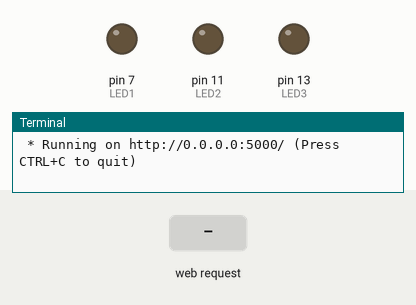
Bench run of a program on a simulated Raspberry Pi (header pin numbers). Parts: output pins drawn as LEDs (lit = HIGH), the last lines printed to the terminal. Inputs (shaded band) come from the test bench. The clock reads 2024-03-15 10:24:30 at power-on unless the program sets it.

Above: at 1.2 s.
1.3 s: HTTP request for /ouvrir1 received
At 1.7 s:
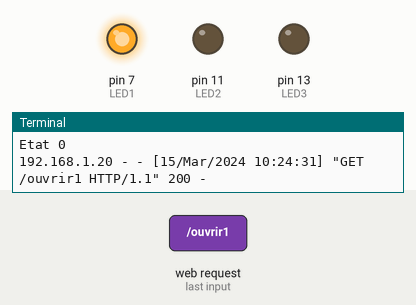
2.8 s: HTTP request for /ouvrir2 received
At 4.0 s:
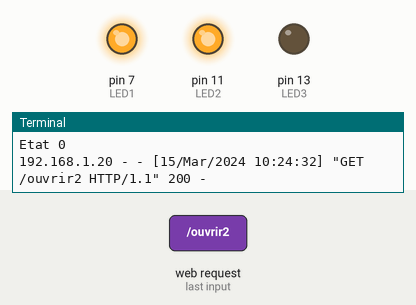
4.3 s: HTTP request for /ouvrir3 received
At 5.2 s:
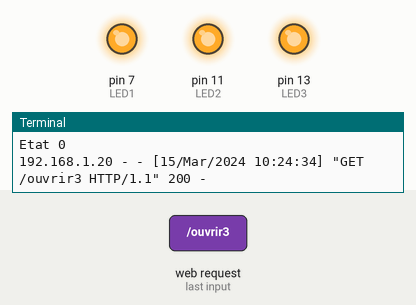
5.8 s: HTTP request for /ouvrir1 received
At 6.4 s:
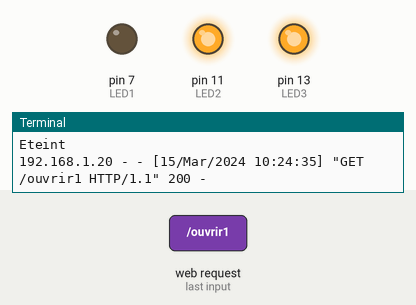
7.3 s: HTTP request for /ouvrir2 received
At 8.7 s:
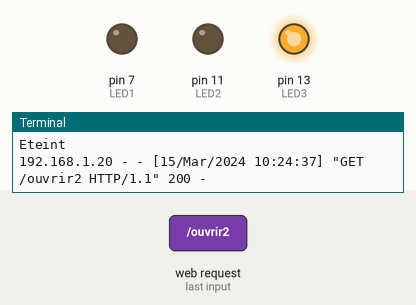
Timing chart, 0 to 9.8 s (numbered marks = the images above; inputs shaded):
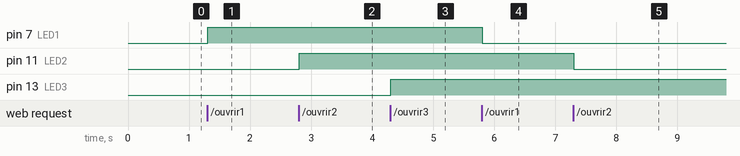

Measured:
- after the input at 1.3 s, pin 7 (LED1): LOW → HIGH at once
- after the input at 2.8 s, pin 11 (LED2): LOW → HIGH at once
- after the input at 4.3 s, pin 13 (LED3): LOW → HIGH at once
- after the input at 5.8 s, pin 7 (LED1): HIGH → LOW at once
- after the input at 7.3 s, pin 11 (LED2): HIGH → LOW at once

The program:

r_server.py
```python
#!/usr/bin/env python3
#-- coding: utf-8 --

import RPi.GPIO as GPIO #Importe la bibliothèque pour contrôler les GPIOs

from flask import Flask, render_template, jsonify, request, redirect, make_response

app = Flask(__name__)

GPIO.setmode(GPIO.BOARD) #Définit le mode de numérotation (Board)
GPIO.setwarnings(False) #On désactive les messages d'alerte

LED1 = 7 #Définit le numéro du port GPIO qui alimente la led
LED2 = 11 #Définit le numéro du port GPIO qui alimente la led
LED3 = 13 #Définit le numéro du port GPIO qui alimente la led


GPIO.setup(LED1, GPIO.OUT) #Active le contrôle du GPIO
GPIO.setup(LED2, GPIO.OUT) #Active le contrôle du GPIO
GPIO.setup(LED3, GPIO.OUT) #Active le contrôle du GPIO

@app.route("/ouvrir1", methods=["GET"])
def o1():
    state = GPIO.input(LED1) #Lit l'état actuel du GPIO, vrai si allumé, faux si éteint

    print("Etat", state)
    if state : #Si GPIO allumé
        GPIO.output(LED1, GPIO.LOW) #On l’éteint
        print("Eteint")
        return "{ status: 'eteint'}"
    else : #Sinon
        GPIO.output(LED1, GPIO.HIGH) #On l'allume
        return "{ status: 'allume'}"


@app.route("/ouvrir2", methods=["GET"])
def o2():
    state = GPIO.input(LED2) #Lit l'état actuel du GPIO, vrai si allumé, faux si éteint

    print("Etat", state)
    if state : #Si GPIO allumé
        GPIO.output(LED2, GPIO.LOW) #On l’éteint
        print("Eteint")
        return "{ status: 'eteint'}"
    else : #Sinon
        GPIO.output(LED2, GPIO.HIGH) #On l'allume
        return "{ status: 'allume'}"


@app.route("/ouvrir3", methods=["GET"])
def o3():
    state = GPIO.input(LED3) #Lit l'état actuel du GPIO, vrai si allumé, faux si éteint

    print("Etat", state)
    if state : #Si GPIO allumé
        GPIO.output(LED3, GPIO.LOW) #On l’éteint
        print("Eteint")
        return "{ status: 'eteint'}"
    else : #Sinon
        GPIO.output(LED3, GPIO.HIGH) #On l'allume
        return "{ status: 'allume'}"


# Lancement du serveur Flask
if __name__ == "__main__":
    app.run(host="0.0.0.0", debug=False)

# Si creation du serveur par gunicorn : deploiement depuis Github
def create_app(test_config=None):
  return app
```
